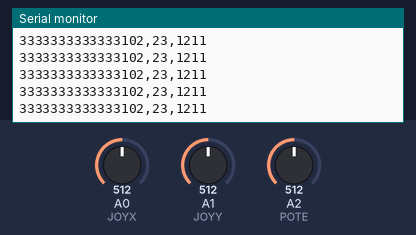
Simulated run of this sketch. Board: Arduino Uno, built with avr-gcc and run on an emulated ATmega328P. Shown: the last lines printed to the serial monitor. The test bench sets the inputs (shaded band); at power-on: A0 (JOYX) = 512, A1 (JOYY) = 512, A2 (POTE) = 512.

Above: at 4.2 s.
4.3 s: A0 (JOYX) set to 388
At 4.37 s:
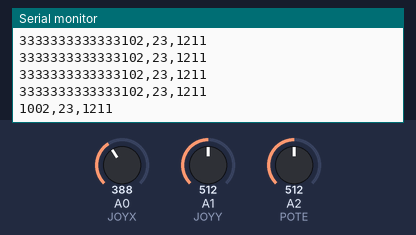
5.8 s: A0 (JOYX) set to 362
At 5.89 s:
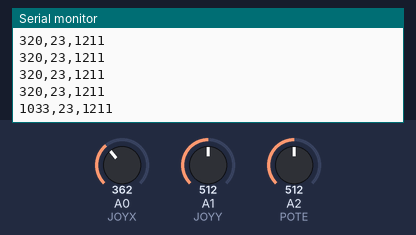
Timing chart, 0 to 8.8 s (numbered marks = the images above; inputs shaded):
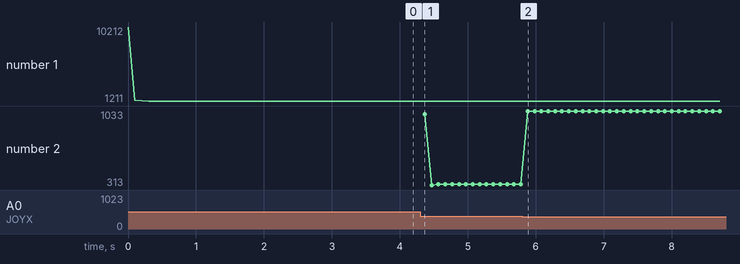

The sketch:

Tito_TX_Joy.ino
```cpp
//transmisor de joystick para tito

#define JOYX  A0
#define JOYY  A1
#define POTE  A2

#define CENTRO_X  410
#define CENTRO_Y  450
#define CENTRO_POTE  370

#define ALFA  0.9

void setup()
{
Serial.begin(57600);  // put your setup code here, to run once:

}

void loop()
{
int16_t canal1;
int16_t canal2;
int16_t canal3;


while(1)
  {
  canal1=-(((int16_t)((float)canal1*(1-ALFA) + (float)analogRead(JOYX)*(ALFA))) - CENTRO_X);
  canal2=((int16_t)((float)canal2*(1-ALFA) + (float)analogRead(JOYY)*(ALFA))) - CENTRO_Y;
  canal3=((int16_t)((float)canal3*(1-ALFA) + (float)analogRead(POTE)*(ALFA))) - CENTRO_POTE;
  Serial.print(canal1,4);
  Serial.print(',');
  Serial.print(canal2, 4);
  Serial.print(',');
  Serial.println(canal3, 4);
  delay(100);
  canal3++;
  }

}
```

Measured:
- after the input at 4.3 s, the serial monitor: prints a new line after 0.07 s (image 1)
- after the input at 5.8 s, the serial monitor: prints a new line after 0.08 s (image 2)
- plotted number 2: 320 → 1031 after the input at 5.8 s
